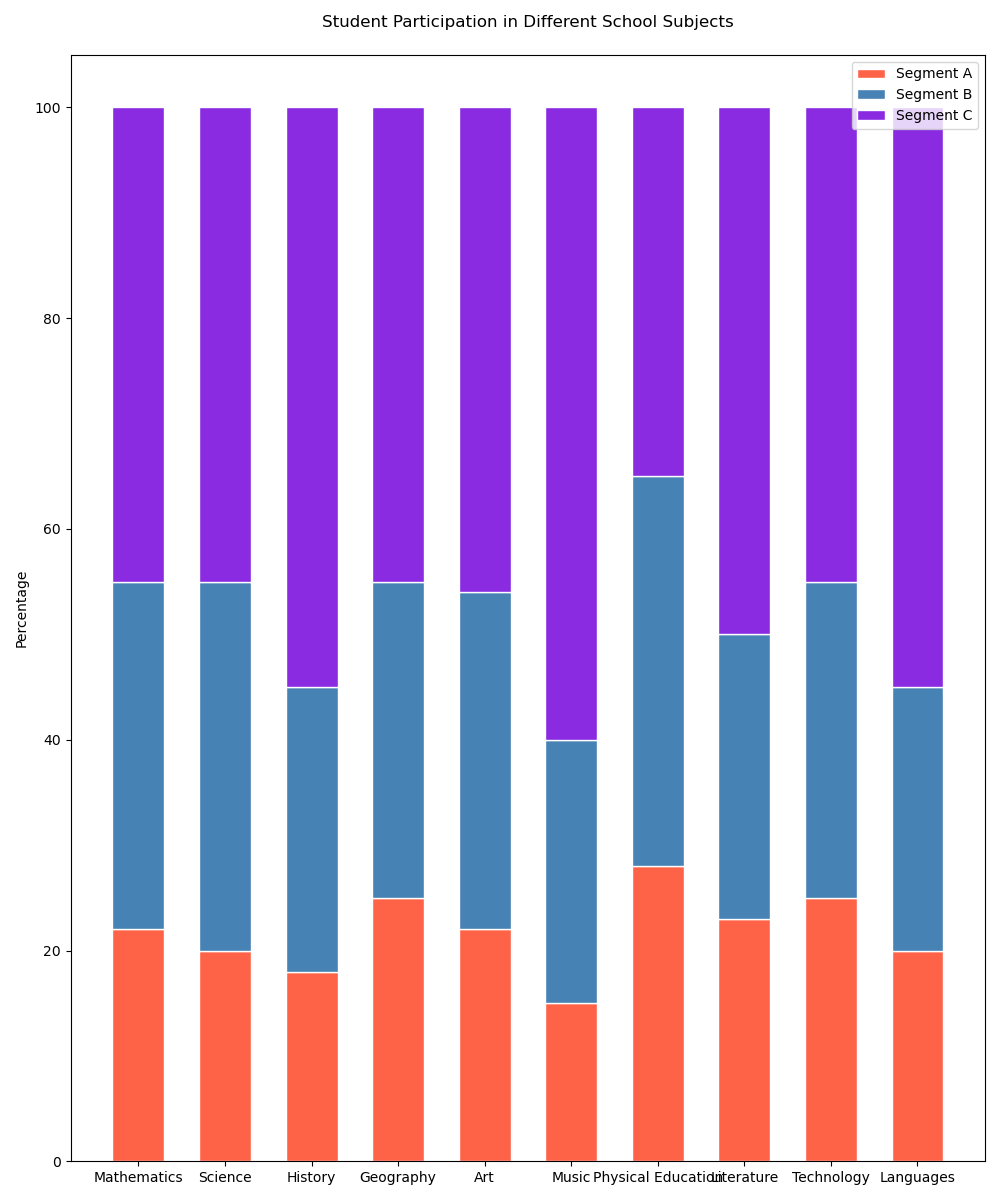

Write the Python code that produced this figure.
import matplotlib.pyplot as plt
import numpy as np

categories = [
    'Mathematics', 'Science', 'History', 'Geography', 
    'Art', 'Music', 'Physical Education', 'Literature', 
    'Technology', 'Languages'
]

data = np.array([
    [22, 33, 45],
    [20, 35, 45],
    [18, 27, 55],
    [25, 30, 45],
    [22, 32, 46],
    [15, 25, 60],
    [28, 37, 35],
    [23, 27, 50],
    [25, 30, 45],
    [20, 25, 55]
])

colors = ['#FF6347', '#4682B4', '#8A2BE2']

fig, ax = plt.subplots(figsize=(10, 12))
bar_width = 0.6

cumulative_data = np.cumsum(data, axis=1)

for i in range(data.shape[1]):
    if i == 0:
        ax.bar(categories, data[:, i], color=colors[i], edgecolor='white', width=bar_width)
    else:
        ax.bar(categories, data[:, i], bottom=cumulative_data[:, i-1], color=colors[i], edgecolor='white', width=bar_width)

ax.set_ylabel('Percentage')
ax.set_title('Student Participation in Different School Subjects', pad=20)
ax.legend(['Segment A', 'Segment B', 'Segment C'], loc='upper right')

plt.tight_layout()
plt.show()
